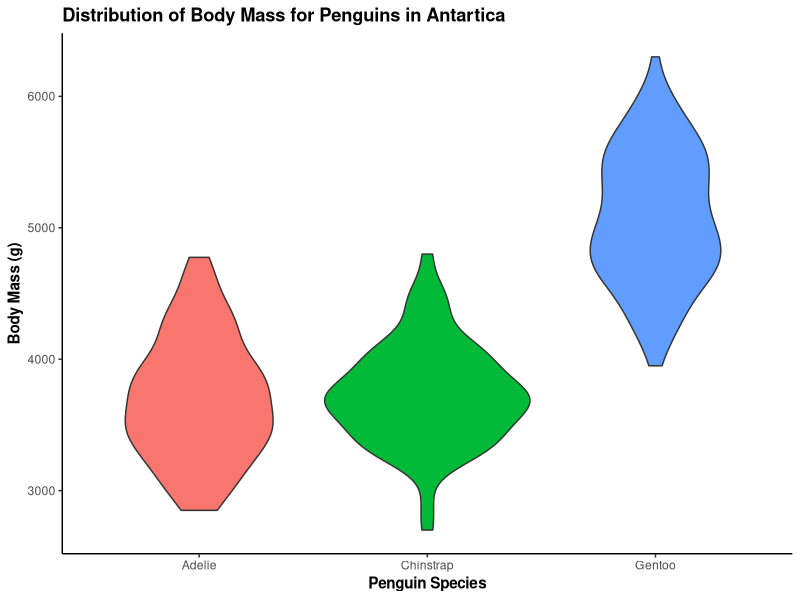

The R script that drew this image:
## ---- chunk 1
knitr::opts_chunk$set(echo = TRUE)
library(tidyverse)
library(palmerpenguins)
## ---- chunk 2
ggplot(data = penguins, aes(x = species, y = body_mass_g)) +
  geom_violin(aes(fill = species))+
  theme_classic()+
  labs(x = "Penguin Species",
       y = "Body Mass (g)",
       title = "Distribution of Body Mass for Penguins in Antartica")+
  theme(legend.position = "none",
        title = element_text(face = "bold"))
